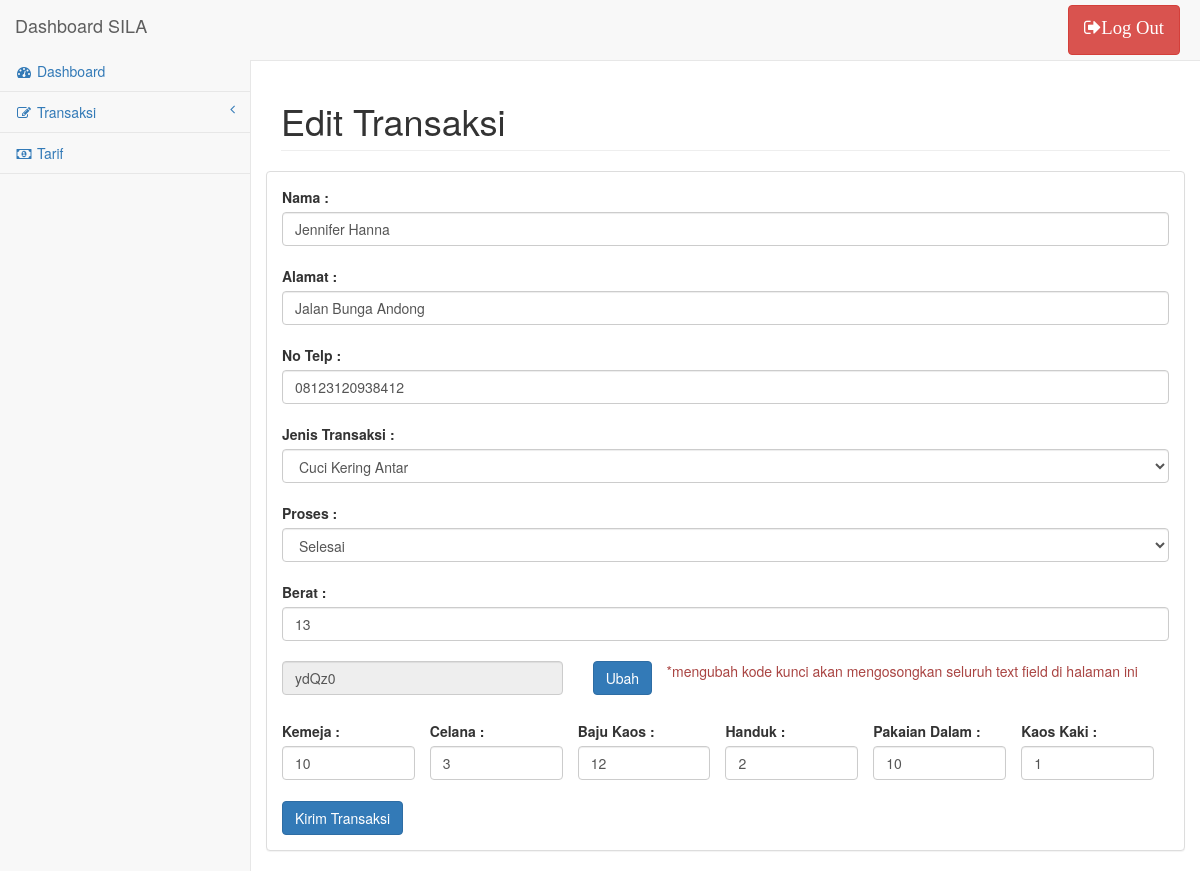
The app's page /admin/update/5 with its own data.
### tables this page shows
CREATE TABLE IF NOT EXISTS `transaksi` (
  `IdTransaksi` int(11) NOT NULL,
  `JenisTransaksi` int(11) NOT NULL,
  `Pelanggan` int(11) NOT NULL,
  `Admin` int(11) NOT NULL,
  `Berat` int(11) NOT NULL,
  `StatusPesanan` int(11) NOT NULL DEFAULT '1'
);

CREATE TABLE IF NOT EXISTS `pelanggan` (
  `NoPelanggan` int(11) NOT NULL,
  `Nama` varchar(45) NOT NULL,
  `Alamat` varchar(45) NOT NULL,
  `NoTelp` varchar(45) NOT NULL
);

CREATE TABLE IF NOT EXISTS `kodekunci` (
  `IdKodeKunci` varchar(10) NOT NULL,
  `IdTransaksi` int(11) NOT NULL
);

CREATE TABLE IF NOT EXISTS `informasi` (
  `No` int(11) NOT NULL,
  `idTransaksi` int(11) NOT NULL,
  `Kemeja` int(11) NOT NULL,
  `Celana` int(11) NOT NULL,
  `BajuKaos` int(11) NOT NULL,
  `Handuk` int(11) NOT NULL,
  `PakaianDalam` int(11) NOT NULL,
  `KaosKaki` int(11) NOT NULL
);

### application/controllers/admin.php (called while the page is built, shortened)
<?php
class admin extends CI_Controller {
	public function __construct()
    {
        $this->load->helper('form');
        $this->load->library('fpdf');
    }
	public function update($idTransaksi){
		$this->load->model('adminModel');
		$query['result'] = $this->adminModel->getDetailTransaksi($idTransaksi);
		$this->load->view('formEditTransaksi',$query);
	}
}
?>

### index.php (called while the page is built, shortened)
<?php
require_once BASEPATH.'core/CodeIgniter.php';

### application/models/adminModel.php (called while the page is built, shortened)
<?php
class adminModel extends CI_Model {
	public function getDetailTransaksi($idTransaksi){
		$this->db->select('*');
		$this->db->from('transaksi');
		$this->db->join('admin','admin.idadmin = transaksi.admin');
		$this->db->join('informasi','informasi.idTransaksi = transaksi.idTransaksi');
		$this->db->join('jenistransaksi','jenistransaksi.idjenis = transaksi.jenistransaksi');
		$this->db->join('kodekunci','kodekunci.idTransaksi = transaksi.idTransaksi');
		$this->db->join('pelanggan','pelanggan.noPelanggan = transaksi.pelanggan');
		$this->db->join('tanggaldatang','tanggaldatang.idTransaksi = transaksi.idTransaksi');
		$this->db->join('proses','proses.NoProses = transaksi.StatusPesanan');
		$this->db->where('transaksi.idTransaksi',$idTransaksi);
		$query = $this->db->get();
		return $query->result();
	}
}
?>

### application/views/formEditTransaksi.php (the view, shortened to what this page needs)
<!DOCTYPE html>
<html lang="en">
<head>
    <link href="<?=base_url();?>assets/css/bootstrap.css" rel="stylesheet" type="text/css">
     <link href="<?=base_url();?>assets/metisMenu/dist/metisMenu.min.css" rel="stylesheet" type="text/css">
    <link href="<?=base_url();?>assets/css/sb-admin-2.css" rel="stylesheet" type="text/css">
    <link href="<?=base_url();?>assets/font-awesome/css/font-awesome.min.css" rel="stylesheet" type="text/css">
</head>
<body>
    <div id="wrapper">
        <nav class="navbar navbar-default navbar-static-top" role="navigation" style="margin-bottom: 0">
            <div class="navbar-header">
                <a class="navbar-brand" href="<?php echo base_url().'admin/dashboard'; ?>">Dashboard SILA </a>
            </div>
            <ul class="nav navbar-top-links navbar-right">
                <li>
                    <div class="">
                        <a onclick="return confirm('Anda yakin ingin keluar dari SILA?');" class="fa fa-sign-out fa-lg btn btn-danger" href="<?php echo base_url().'admin/logOut'; ?>"style="margin:5px;">Log Out</a>
                    </div>
                </li>
            </ul>
            <div class="navbar-default sidebar" role="navigation">
                <div class="sidebar-nav navbar-collapse">
                    <ul class="nav" id="side-menu">
                        <li>
                            <a href="<?php echo base_url().'admin/dashboard'; ?>"><i class="fa fa-dashboard fa-fw"></i> Dashboard</a>
                        </li>
                        <li>
                            <a href="#"><i class="fa fa-edit fa-fw"></i> Transaksi<span class="fa arrow"></span></a>
                        </li>
                        <li>
                            <a href="<?php echo base_url().'admin/tarif'; ?>"><i class="fa fa-money fa-fw"></i> Tarif</a>
                        </li>
                    </ul>
                </div>
            </div>
        </nav>
        <div id="page-wrapper">
            <div class="row">
                <div class="col-lg-12">
                    <h1 class="page-header">Edit Transaksi</h1>
                </div>
            </div>
            <div class="row">
                <div class="panel panel-default">
                    <div class="panel-body">
                        <?php foreach ($result as $key) {
                             ?>
                        <form method="post" action="<?php echo site_url().'transaksi/updatetransaksi?nopelanggan='.$key -> NoPelanggan.'&notransaksi='.$key -> IdTransaksi; ?>" >
                           <label for="name">Nama : </label>
                            <input required type="text" class="form-control custom-text-form" name="nama" value="<?php echo $key -> Nama; ?>" onClick="this.select();"><br>
                            <label for="alamat">Alamat : </label>
                            <input required type="text" class="form-control custom-text-form" name="alamat" value="<?php echo $key -> Alamat; ?>" onClick="this.select();"><br>
                            <label for="noTelp">No Telp : </label>
                            <input required type="text" class="form-control custom-text-form" name="noTelp" value="<?php echo $key -> NoTelp; ?>" onClick="this.select();"><br>
                            <label for="jenisTransaksi">Jenis Transaksi : </label>
                            <select class="form-control custom-text-form" id="optionJasa" name="optionJasa">
                                <option <?php if ($key -> IdJenis == 2) {
                                                            echo 'selected="true"';
                                                    }?> value="2">Cuci Kering Antar</option>
                            </select><br>
                            <label for="jenisTransaksi">Proses : </label>
                            <select class="form-control custom-text-form" id="optionJasa" name="proses">
                                <option <?php if ($key -> NoProses == 6) {
                                                            echo 'selected="true"';
                                                    } ?> value="6">Selesai</option>
                            </select><br>
                            <label for="berat">Berat : </label>
                            <input type="number" class="form-control custom-text-form" name="berat" value="<?php echo $key -> Berat; ?>" onClick="this.select();"><br>
                            <div class="col-md-4" style="padding-left:0px;">
                                <input type="text" class="form-control custom-text-form" name="kodeKunci" value="<?php echo $key -> IdKodeKunci; ?>" disabled="disabled" onClick="this.select();">
                            </div>
                            <div class="col-md-1">
                                <a href="<?php echo base_url().'admin/formBuatTransaksi';?>" class="btn btn-primary">Ubah</a>
                            </div>
                            <div class="col-md-7">
                                <p class="text-danger"> *mengubah kode kunci akan mengosongkan seluruh text field di halaman ini</p>
                            </div><br><br><br>
                            <div class="col-md-2" style="padding-left:0px;">
                                <label for="name">Kemeja : </label>
                                <input type="number" class="form-control custom-text-form" value="<?php echo $key -> Kemeja; ?>" name="kemeja" onClick="this.select();">
                            </div>
                            <div class="col-md-2" style="padding-left:0px;">
                                <label for="name">Celana : </label>
                                <input type="number" class="form-control custom-text-form" name="celana" value="<?php echo $key -> Celana; ?>" onClick="this.select();">
                            </div>
                            <div class="col-md-2" style="padding-left:0px;">
                                <label for="name">Baju Kaos : </label>
                                <input type="number" class="form-control custom-text-form" name="bajuKaos" value="<?php echo $key -> BajuKaos; ?>" onClick="this.select();">
                            </div>
                            <div class="col-md-2" style="padding-left:0px;">
                                <label for="name">Handuk : </label>
                                <input type="number" class="form-control custom-text-form" name="handuk" value="<?php echo $key -> Handuk; ?>" onClick="this.select();">
                            </div>
                            <div class="col-md-2" style="padding-left:0px;">
                                <label for="name">Pakaian Dalam : </label>
                                <input type="number" class="form-control custom-text-form" name="pakaianDalam" value="<?php echo $key -> PakaianDalam; ?>" onClick="this.select();">
                            </div>
                            <div class="col-md-2" style="padding-left:0px;">
                                <label for="name">Kaos Kaki : </label>
                                <input type="number" class="form-control custom-text-form" name="kaosKaki" value="<?php echo $key -> KaosKaki; ?>" onClick="this.select();">
                            </div><br><br><br><br>
                            <button onclick="return confirm('Anda yakin ingin mengubah transaksi ini?');" type="submit" class="btn btn-primary">Kirim Transaksi</button>
                            <?php } ?>
                        </form>
                    </div>
                </div>
            </div>
        </div>
    </div>
</body>
</html>

### assets/css/sb-admin-2.css (style rules this page uses)
body { background-color: #f8f8f8; }
#wrapper { width: 100%; }
#page-wrapper { padding: 0 15px; min-height: 568px; background-color: #fff; }
@media (min-width:768px) { #page-wrapper { position: inherit; margin: 0 0 0 250px; padding: 0 30px; border-left: 1px solid #e7e7e7; } }
.navbar-top-links { margin-right: 0; }
.navbar-top-links li { display: inline-block; }
.navbar-top-links li:last-child { margin-right: 15px; }
.navbar-top-links li a { padding: 15px; min-height: 50px; }
.sidebar .sidebar-nav.navbar-collapse { padding-right: 0; padding-left: 0; }
.sidebar ul li { border-bottom: 1px solid #e7e7e7; }
.sidebar .arrow { float: right; }
.sidebar .fa.arrow:before { content: "\f104"; }
@media (min-width:768px) { .sidebar { z-index: 1; position: absolute; width: 250px; margin-top: 51px; } }

### records on screen
transaksi: nama "Jennifer Hanna", alamat "Jalan Bunga Andong", noTelp "08123120938412", berat "13", kodeKunci "ydQz0", kemeja "10", celana "3", bajuKaos "12", handuk "2", pakaianDalam "10", kaosKaki "1"
